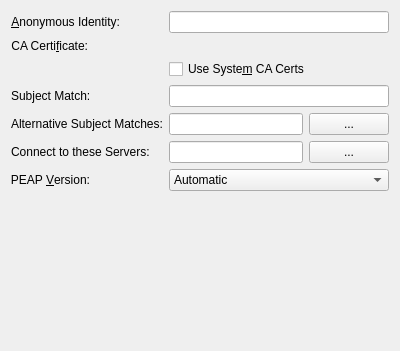
<?xml version="1.0" encoding="UTF-8"?>
<ui version="4.0">
 <class>EapMethodPeap</class>
 <widget class="QWidget" name="EapMethodPeap">
  <property name="geometry">
   <rect>
    <x>0</x>
    <y>0</y>
    <width>400</width>
    <height>351</height>
   </rect>
  </property>
  <layout class="QVBoxLayout" name="verticalLayout">
   <item>
    <layout class="QFormLayout" name="formLayout">
     <item row="0" column="0">
      <widget class="QLabel" name="label">
       <property name="text">
        <string>&amp;Anonymous Identity:</string>
       </property>
       <property name="alignment">
        <set>Qt::AlignRight|Qt::AlignTrailing|Qt::AlignVCenter</set>
       </property>
       <property name="buddy">
        <cstring>leAnonIdentity</cstring>
       </property>
      </widget>
     </item>
     <item row="0" column="1">
      <widget class="KLineEdit" name="leAnonIdentity"/>
     </item>
     <item row="1" column="0">
      <widget class="QLabel" name="label_3">
       <property name="text">
        <string>CA Certi&amp;ficate:</string>
       </property>
       <property name="alignment">
        <set>Qt::AlignRight|Qt::AlignTrailing|Qt::AlignVCenter</set>
       </property>
       <property name="buddy">
        <cstring>kurCaCert</cstring>
       </property>
      </widget>
     </item>
     <item row="1" column="1">
      <widget class="KUrlRequester" name="kurCaCert"/>
     </item>
     <item row="2" column="1">
      <widget class="QCheckBox" name="chkUseSystemCaCerts">
       <property name="text">
        <string>Use Syste&amp;m CA Certs</string>
       </property>
      </widget>
     </item>
     <item row="6" column="0">
      <widget class="QLabel" name="label_6">
       <property name="text">
        <string>PEAP &amp;Version:</string>
       </property>
       <property name="alignment">
        <set>Qt::AlignRight|Qt::AlignTrailing|Qt::AlignVCenter</set>
       </property>
       <property name="buddy">
        <cstring>cboPeapVersion</cstring>
       </property>
      </widget>
     </item>
     <item row="6" column="1">
      <widget class="KComboBox" name="cboPeapVersion">
       <item>
        <property name="text">
         <string comment="like in use Automatic configuration">Automatic</string>
        </property>
       </item>
       <item>
        <property name="text">
         <string>Version 0</string>
        </property>
       </item>
       <item>
        <property name="text">
         <string>Version 1</string>
        </property>
       </item>
      </widget>
     </item>
     <item row="3" column="0">
      <widget class="QLabel" name="lblSubjectMatch">
       <property name="text">
        <string>Subject Match:</string>
       </property>
      </widget>
     </item>
     <item row="3" column="1">
      <widget class="KLineEdit" name="leSubjectMatch">
       <property name="toolTip">
        <string>Only connect to servers whose certificate subject matches this. For the syntax see the wpa_supplicant documentation.</string>
       </property>
      </widget>
     </item>
     <item row="4" column="0">
      <widget class="QLabel" name="lblAltSubjectMatches">
       <property name="text">
        <string>Alternative Subject Matches:</string>
       </property>
      </widget>
     </item>
     <item row="4" column="1">
      <layout class="QHBoxLayout" name="horizontalLayout">
       <item>
        <widget class="KLineEdit" name="leAltSubjectMatches">
         <property name="toolTip">
          <string>Only connect to servers whose certificate contains at least one of the entries. For the syntax see the wpa_supplicant documentation. Use ',' to separate entries.</string>
         </property>
        </widget>
       </item>
       <item>
        <widget class="KPushButton" name="altSubjectMatchesMoreBtn">
         <property name="text">
          <string>...</string>
         </property>
        </widget>
       </item>
      </layout>
     </item>
     <item row="5" column="0">
      <widget class="QLabel" name="lblConnectToTheseServers">
       <property name="text">
        <string>Connect to these Servers:</string>
       </property>
      </widget>
     </item>
     <item row="5" column="1">
      <layout class="QHBoxLayout" name="horizontalLayout_2">
       <item>
        <widget class="KLineEdit" name="leConnectToTheseServers">
         <property name="toolTip">
          <string>Only connect to these servers. Use ',' to separate entries.</string>
         </property>
        </widget>
       </item>
       <item>
        <widget class="KPushButton" name="connectToTheseServersMoreBtn">
         <property name="text">
          <string>...</string>
         </property>
        </widget>
       </item>
      </layout>
     </item>
    </layout>
   </item>
   <item>
    <spacer name="verticalSpacer">
     <property name="orientation">
      <enum>Qt::Vertical</enum>
     </property>
     <property name="sizeHint" stdset="0">
      <size>
       <width>20</width>
       <height>0</height>
      </size>
     </property>
    </spacer>
   </item>
  </layout>
 </widget>
 <customwidgets>
  <customwidget>
   <class>KComboBox</class>
   <extends>QComboBox</extends>
   <header>kcombobox.h</header>
  </customwidget>
  <customwidget>
   <class>KLineEdit</class>
   <extends>QLineEdit</extends>
   <header>klineedit.h</header>
  </customwidget>
  <customwidget>
   <class>KPushButton</class>
   <extends>QPushButton</extends>
   <header>kpushbutton.h</header>
  </customwidget>
  <customwidget>
   <class>KUrlRequester</class>
   <extends>QFrame</extends>
   <header>kurlrequester.h</header>
  </customwidget>
 </customwidgets>
 <tabstops>
  <tabstop>leAnonIdentity</tabstop>
  <tabstop>kurCaCert</tabstop>
  <tabstop>cboPeapVersion</tabstop>
 </tabstops>
 <resources/>
 <connections>
  <connection>
   <sender>chkUseSystemCaCerts</sender>
   <signal>toggled(bool)</signal>
   <receiver>kurCaCert</receiver>
   <slot>setDisabled(bool)</slot>
   <hints>
    <hint type="sourcelabel">
     <x>222</x>
     <y>83</y>
    </hint>
    <hint type="destinationlabel">
     <x>221</x>
     <y>54</y>
    </hint>
   </hints>
  </connection>
 </connections>
</ui>
